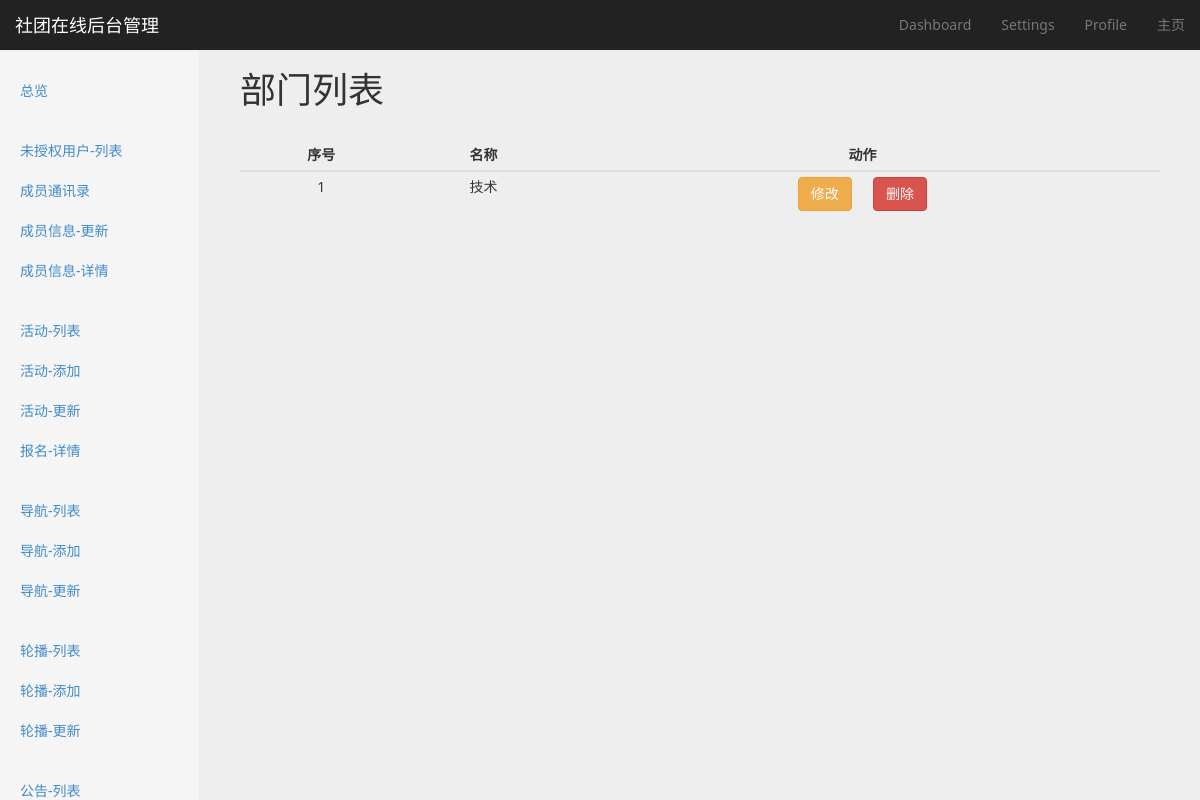
Before: /authentication/department/list/ with the older database file.
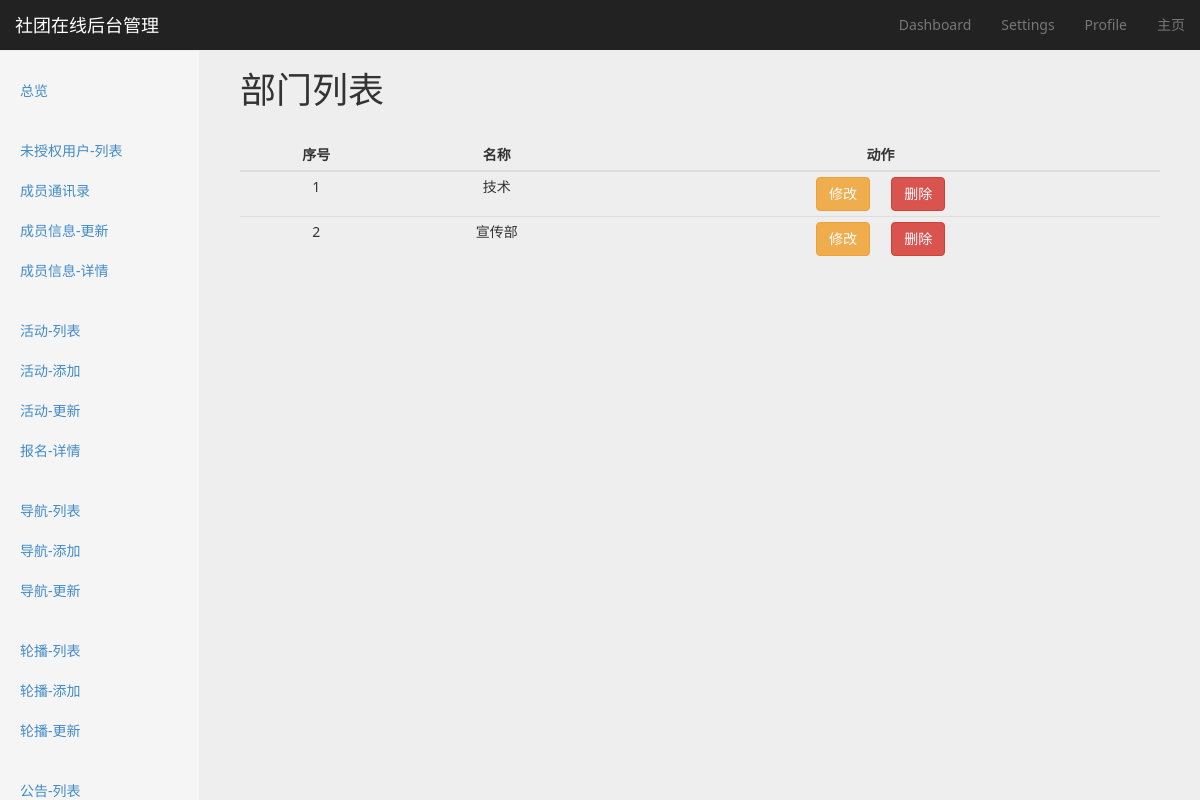
After: the same page with the newer database file.
### authentication/models.py (models this page shows, shortened)
class Department(models.Model):
    name = models.CharField(max_length=128)
    user = models.ManyToManyField(User)

### authentication/views.py (the view)
class DepartmentListView(BaseMixin, ListView):
    model = Department
    context_object_name = 'department_list'
    def get_context_data(self, *args, **kwargs):
        context = super(DepartmentListView, self).get_context_data(*args, **kwargs)
        context['active_page'] = 'department-list'
        return context

### utils/common_mixin.py (called while the page is built)
    def get_context_data(self, *args, **kwargs):
        context = super(BaseMixin, self).get_context_data(**kwargs)
        context['COMMUNITY_NAME'] = COMMUNITY_NAME
        context['COMMUNITY_DESCRIPTION'] = COMMUNITY_DESCRIPTION
        context['PAGE_NUMBER'] = PAGE_NUMBER
        return context

### templates/authentication/department_list.html (shortened to what this page needs)
{% extends 'website/backend/settings/settings_base.html' %}
{% block option-title %}
    部门列表
{% endblock %}
{% block content %}
    <div class="col-md-12">
        <table class="table table-hover table-responsive table-condensed dashboard-table">
            <thead>
                <tr>
                    <th>序号</th>
                    <th>名称</th>
                    <th>动作</th>
                </tr>
            </thead>
            <tbody>
                {% for item in department_list %}
                    <tr>
                        <td>{{ forloop.counter }}</td>
                        <td>{{ item.name }}</td>
                        <td>
                            <a href="{% url 'department-update' item.pk %}" class="btn btn-warning" role="button">修改</a>
                            <button class="btn btn-danger" role="button" data-id="{{ item.id }}">删除</button>
                        </td>
                    </tr>
                {% endfor %}
            </tbody>
        </table>
    </div>
{% endblock %}

Changed rows visible on the page:
added Department: name "宣传部"
